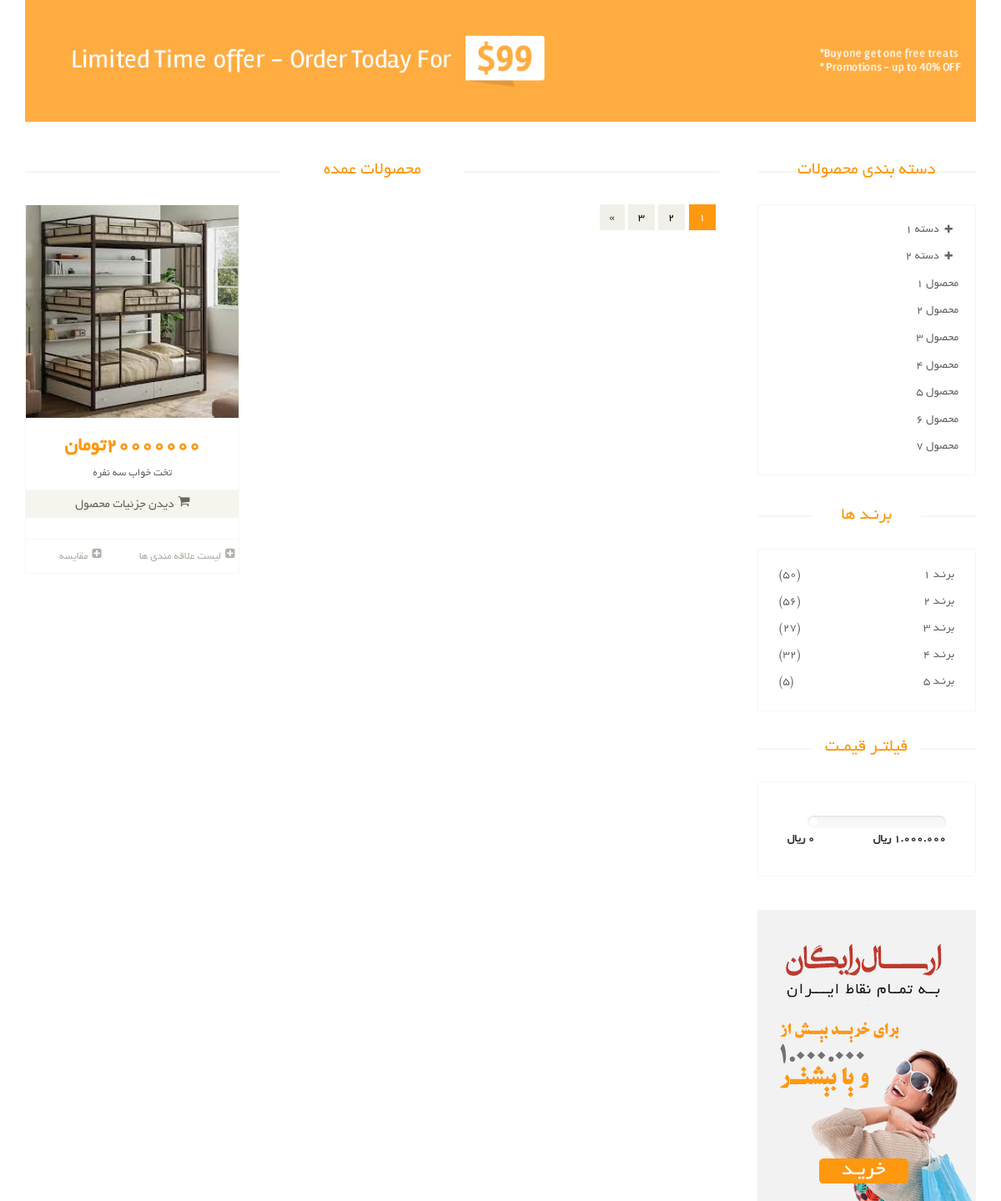
Page /category/1/ on the committed database.
### product_app/models.py (models this page shows, shortened)
class Product_List(models.Model):
    title = models.CharField(max_length=150, verbose_name="نام محصول")
    price = models.IntegerField(verbose_name='قیمت')
    is_active = models.BooleanField(default=True, verbose_name='موجود است')
    category = models.ForeignKey(ProductCategory , on_delete=models.CASCADE , null=True)
    color = models.ManyToManyField(to=Product_color)
    descroption = models.CharField(max_length=300, verbose_name='توضیحات')
    off = models.IntegerField(null=True, blank=True, verbose_name='تخفیف')
    count = models.IntegerField(verbose_name='تعداد موجودی')
    image = models.ImageField(upload_to='products/' , verbose_name='اضافه کردن عکس محصول' , null=True , blank=True)
    slug = models.SlugField(max_length=200 , allow_unicode=True , null=True , blank=True)
    class Meta:
        verbose_name = 'محصول'
        verbose_name_plural = 'محصولات'

### product_app/views.py (the view)
# urls.py: path('category/<id>/' , product_categories , name='category'),
def product_categories(request , id):
    category = ProductCategory.objects.filter(id=id).first()
    products = Product_List.objects.filter(category=category)
    return render(request , 'product-list.html' , {
        'products': products,
    })

### product_app/templates/product-list.html (shortened to what this page needs)
{% extends 'layout.html' %}
{% block content %}
    <section id="advertisement">
        <div class="container">
            <img src="/static/images/shop/advertisement.jpg" alt="">
        </div>
    </section>
    <section>
        <div class="container">
            <div class="row">
                <div class="col-sm-9 padding-right">
                    <div class="features_items">
                        <h2 class="title text-center">محصولات عمده</h2>
                        {% for product in products %}
                            <div class="col-sm-4">
                                <div class="product-image-wrapper">
                                    <div class="single-products">
                                        <div class="productinfo text-center">
                                            {% if product.image %}
                                                <img src="{{ product.image.url }}" class="product-image"
                                                     alt="{{ product.title }}">
                                            {% endif %}
                                            <h2>{{ product.price }}تومان</h2>
                                            <p>{{ product.title }}</p>
                                            <a href="{% url 'product-details' product.slug %}"
                                               class="btn btn-default add-to-cart"><i
                                                    class="fa fa-shopping-cart"></i>دیدن جزئیات محصول</a>
                                        </div>
                                        <div class="product-overlay">
                                            <div class="overlay-content">
                                            </div>
                                        </div>
                                    </div>
                                    <div class="choose">
                                        <ul class="nav nav-pills nav-justified">
                                            <li><a href=""><i class="fa fa-plus-square"></i>لیست علاقه مندی ها</a></li>
                                            <li><a href=""><i class="fa fa-plus-square"></i>مقایسه</a></li>
                                        </ul>
                                    </div>
                                </div>
                            </div>
                        {% endfor %}
                        <ul class="pagination">
                            <li class="active"><a href="">1</a></li>
                            <li><a href="">2</a></li>
                            <li><a href="">3</a></li>
                            <li><a href="">»</a></li>
                        </ul>
                    </div>
                </div>
                <div class="col-sm-3">
                    <div class="left-sidebar">
                        <h2>دسته بندی محصولات</h2>
                        <div class="panel-group category-products" id="accordian">
                            <div class="panel panel-default">
                                <div class="panel-heading">
                                    <h4 class="panel-title">
                                        <a data-toggle="collapse" data-parent="#accordian" href="#sportswear">
                                            <span class="badge pull-right"><i class="fa fa-plus"></i></span>
                                            دسته 1
                                        </a>
                                    </h4>
                                </div>
                            </div>
                            <div class="panel panel-default">
                                <div class="panel-heading">
                                    <h4 class="panel-title">
                                        <a data-toggle="collapse" data-parent="#accordian" href="#mens">
                                            <span class="badge pull-right"><i class="fa fa-plus"></i></span>
                                            دسته 2
                                        </a>
                                    </h4>
                                </div>
                            </div>
                            <div class="panel panel-default">
                                <div class="panel-heading">
                                    <h4 class="panel-title"><a href="#">محصول 1</a></h4>
                                </div>
                            </div>
                            <div class="panel panel-default">
                                <div class="panel-heading">
                                    <h4 class="panel-title"><a href="#">محصول 2</a></h4>
                                </div>
                            </div>
                            <div class="panel panel-default">
                                <div class="panel-heading">
                                    <h4 class="panel-title"><a href="#">محصول 3</a></h4>
                                </div>
                            </div>
                            <div class="panel panel-default">
                                <div class="panel-heading">
                                    <h4 class="panel-title"><a href="#">محصول 4</a></h4>
                                </div>
                            </div>
                            <div class="panel panel-default">
                                <div class="panel-heading">
                                    <h4 class="panel-title"><a href="#">محصول 5</a></h4>
                                </div>
                            </div>
                            <div class="panel panel-default">
                                <div class="panel-heading">
                                    <h4 class="panel-title"><a href="#">محصول 6</a></h4>
                                </div>
                            </div>
                            <div class="panel panel-default">
                                <div class="panel-heading">
                                    <h4 class="panel-title"><a href="#">محصول 7</a></h4>
                                </div>
                            </div>
                        </div>
                        <div class="brands_products">
                            <h2>برنـد ها</h2>
                            <div class="brands-name">
                                <ul class="nav nav-pills nav-stacked">
                                    <li><a href=""> <span class="pull-left">(50)</span>برنـد 1</a></li>
                                    <li><a href=""> <span class="pull-left">(56)</span>برنـد 2</a></li>
                                    <li><a href=""> <span class="pull-left">(27)</span>برنـد 3</a></li>
                                    <li><a href=""> <span class="pull-left">(32)</span>برنـد 4</a></li>
                                    <li><a href=""> <span class="pull-left">(5)</span>برنـد 5</a></li>
                                </ul>
                            </div>
                        </div>
                        <div class="price-range">
                            <h2>فیلتـر قیمـت</h2>
                            <div class="well">
                                <div class="slider slider-horizontal" style="width: 139px;">
                                           id="sl2" style=""></div>
                                <br>
                                <b>1.000.000 ريال</b> <b class="pull-left">0 ريال</b>
                            </div>
                        </div>
                        <div class="shipping text-center">
                            <img src="/static/images/home/shipping.jpg" alt="">
                        </div>
                    </div>
                </div>
            </div>
        </div>
    </section>
{% endblock %}

### static/css/price-range.css (style rules this page uses)
.slider { display: inline-block; vertical-align: middle; position: relative; }
.slider.slider-horizontal { width: 210px; height: 20px; }

### rows in the picture
Product_List: image (picture), price "20000000", title "تخت خواب سه نفره"
